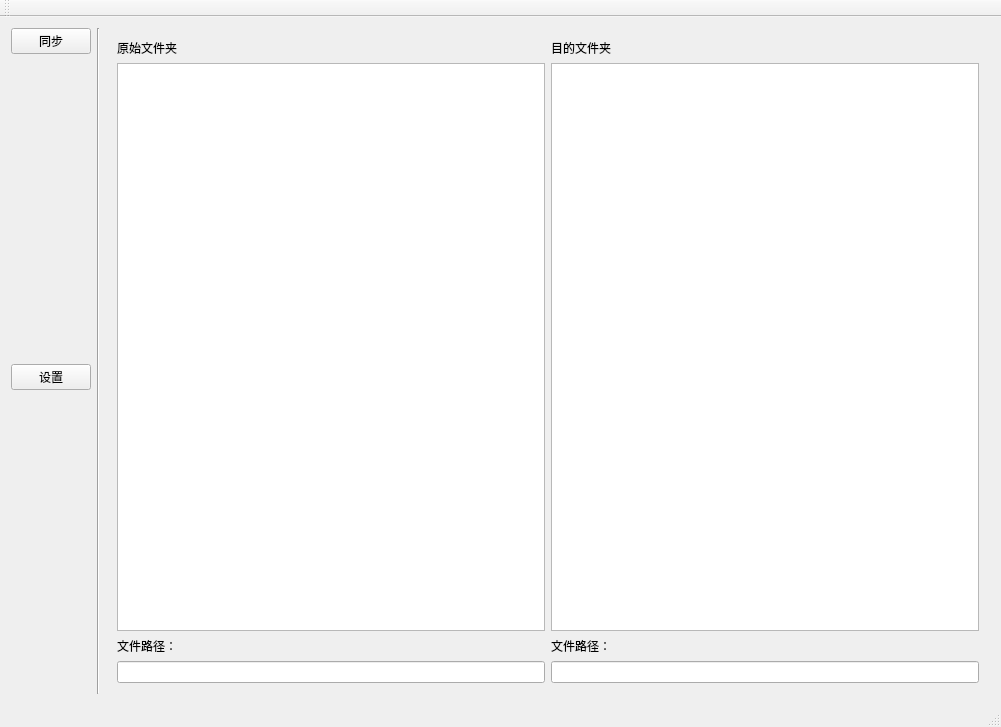
<?xml version="1.0" encoding="UTF-8"?>
<ui version="4.0">
 <class>MainWindow</class>
 <widget class="QMainWindow" name="MainWindow">
  <property name="geometry">
   <rect>
    <x>0</x>
    <y>0</y>
    <width>1001</width>
    <height>727</height>
   </rect>
  </property>
  <property name="windowTitle">
   <string>MainWindow</string>
  </property>
  <widget class="QWidget" name="centralWidget">
   <layout class="QHBoxLayout" name="horizontalLayout_4">
    <item>
     <layout class="QVBoxLayout" name="verticalLayout_4">
      <item>
       <widget class="QPushButton" name="ButtonSync">
        <property name="text">
         <string>同步</string>
        </property>
       </widget>
      </item>
      <item>
       <spacer name="verticalSpacer">
        <property name="orientation">
         <enum>Qt::Vertical</enum>
        </property>
        <property name="sizeType">
         <enum>QSizePolicy::Expanding</enum>
        </property>
        <property name="sizeHint" stdset="0">
         <size>
          <width>20</width>
          <height>40</height>
         </size>
        </property>
       </spacer>
      </item>
      <item>
       <widget class="QPushButton" name="Button_Setting">
        <property name="text">
         <string>设置</string>
        </property>
       </widget>
      </item>
      <item>
       <spacer name="verticalSpacer_2">
        <property name="orientation">
         <enum>Qt::Vertical</enum>
        </property>
        <property name="sizeHint" stdset="0">
         <size>
          <width>20</width>
          <height>40</height>
         </size>
        </property>
       </spacer>
      </item>
     </layout>
    </item>
    <item>
     <widget class="Line" name="line">
      <property name="orientation">
       <enum>Qt::Vertical</enum>
      </property>
     </widget>
    </item>
    <item>
     <widget class="QStackedWidget" name="stackedWidget">
      <property name="currentIndex">
       <number>0</number>
      </property>
      <widget class="QWidget" name="page">
       <layout class="QGridLayout" name="gridLayout">
        <item row="0" column="0">
         <layout class="QHBoxLayout" name="horizontalLayout">
          <item>
           <layout class="QVBoxLayout" name="verticalLayout">
            <item>
             <widget class="QLabel" name="label">
              <property name="text">
               <string>原始文件夹</string>
              </property>
             </widget>
            </item>
            <item>
             <widget class="QTreeView" name="treeView"/>
            </item>
            <item>
             <widget class="QLabel" name="label_3">
              <property name="text">
               <string>文件路径：</string>
              </property>
             </widget>
            </item>
            <item>
             <widget class="QLineEdit" name="lineEdit"/>
            </item>
           </layout>
          </item>
          <item>
           <layout class="QVBoxLayout" name="verticalLayout_2">
            <item>
             <widget class="QLabel" name="label_2">
              <property name="text">
               <string>目的文件夹</string>
              </property>
             </widget>
            </item>
            <item>
             <widget class="QTreeView" name="treeViews"/>
            </item>
            <item>
             <widget class="QLabel" name="label_4">
              <property name="text">
               <string>文件路径：</string>
              </property>
             </widget>
            </item>
            <item>
             <widget class="QLineEdit" name="lineEdits"/>
            </item>
           </layout>
          </item>
         </layout>
        </item>
       </layout>
      </widget>
      <widget class="QWidget" name="page_2">
       <widget class="QWidget" name="layoutWidget">
        <property name="geometry">
         <rect>
          <x>220</x>
          <y>110</y>
          <width>104</width>
          <height>521</height>
         </rect>
        </property>
        <layout class="QVBoxLayout" name="verticalLayout_3">
         <item>
          <widget class="QCheckBox" name="checkBox">
           <property name="text">
            <string>左侧优先</string>
           </property>
          </widget>
         </item>
         <item>
          <spacer name="verticalSpacer_3">
           <property name="orientation">
            <enum>Qt::Vertical</enum>
           </property>
           <property name="sizeHint" stdset="0">
            <size>
             <width>20</width>
             <height>40</height>
            </size>
           </property>
          </spacer>
         </item>
         <item>
          <widget class="QCheckBox" name="checkBox_2">
           <property name="text">
            <string>右侧优先</string>
           </property>
          </widget>
         </item>
         <item>
          <spacer name="verticalSpacer_4">
           <property name="orientation">
            <enum>Qt::Vertical</enum>
           </property>
           <property name="sizeHint" stdset="0">
            <size>
             <width>20</width>
             <height>40</height>
            </size>
           </property>
          </spacer>
         </item>
         <item>
          <widget class="QCheckBox" name="checkBox_3">
           <property name="text">
            <string>新文件优先</string>
           </property>
          </widget>
         </item>
        </layout>
       </widget>
       <widget class="QDialogButtonBox" name="buttonBox">
        <property name="geometry">
         <rect>
          <x>620</x>
          <y>550</y>
          <width>193</width>
          <height>28</height>
         </rect>
        </property>
        <property name="standardButtons">
         <set>QDialogButtonBox::Cancel|QDialogButtonBox::Ok</set>
        </property>
       </widget>
       <widget class="QWidget" name="layoutWidget">
        <property name="geometry">
         <rect>
          <x>20</x>
          <y>110</y>
          <width>93</width>
          <height>181</height>
         </rect>
        </property>
        <layout class="QVBoxLayout" name="verticalLayout_5">
         <item>
          <widget class="QCheckBox" name="checkBox_4">
           <property name="text">
            <string>单向同步</string>
           </property>
          </widget>
         </item>
         <item>
          <spacer name="verticalSpacer_5">
           <property name="orientation">
            <enum>Qt::Vertical</enum>
           </property>
           <property name="sizeHint" stdset="0">
            <size>
             <width>20</width>
             <height>40</height>
            </size>
           </property>
          </spacer>
         </item>
         <item>
          <widget class="QCheckBox" name="checkBox_5">
           <property name="text">
            <string>双向同步</string>
           </property>
          </widget>
         </item>
        </layout>
       </widget>
       <widget class="Line" name="line_2">
        <property name="geometry">
         <rect>
          <x>-10</x>
          <y>80</y>
          <width>881</width>
          <height>21</height>
         </rect>
        </property>
        <property name="orientation">
         <enum>Qt::Horizontal</enum>
        </property>
       </widget>
       <widget class="Line" name="line_3">
        <property name="geometry">
         <rect>
          <x>160</x>
          <y>90</y>
          <width>20</width>
          <height>551</height>
         </rect>
        </property>
        <property name="orientation">
         <enum>Qt::Vertical</enum>
        </property>
       </widget>
       <widget class="Line" name="line_4">
        <property name="geometry">
         <rect>
          <x>410</x>
          <y>90</y>
          <width>21</width>
          <height>551</height>
         </rect>
        </property>
        <property name="orientation">
         <enum>Qt::Vertical</enum>
        </property>
       </widget>
       <widget class="Line" name="line_5">
        <property name="geometry">
         <rect>
          <x>-10</x>
          <y>630</y>
          <width>881</width>
          <height>20</height>
         </rect>
        </property>
        <property name="orientation">
         <enum>Qt::Horizontal</enum>
        </property>
       </widget>
       <widget class="QWidget" name="layoutWidget">
        <property name="geometry">
         <rect>
          <x>480</x>
          <y>120</y>
          <width>341</width>
          <height>25</height>
         </rect>
        </property>
        <layout class="QHBoxLayout" name="horizontalLayout_3">
         <item>
          <widget class="QRadioButton" name="radioButton">
           <property name="text">
            <string>定时更新</string>
           </property>
          </widget>
         </item>
         <item>
          <widget class="QLabel" name="label_5">
           <property name="text">
            <string>定时更新时间</string>
           </property>
          </widget>
         </item>
         <item>
          <layout class="QHBoxLayout" name="horizontalLayout_2">
           <item>
            <widget class="QComboBox" name="comboBox">
             <item>
              <property name="text">
               <string>10分钟</string>
              </property>
             </item>
             <item>
              <property name="text">
               <string>30分钟</string>
              </property>
             </item>
             <item>
              <property name="text">
               <string>1小时</string>
              </property>
             </item>
             <item>
              <property name="text">
               <string>12小时</string>
              </property>
             </item>
             <item>
              <property name="text">
               <string>24小时</string>
              </property>
             </item>
            </widget>
           </item>
          </layout>
         </item>
        </layout>
       </widget>
       <widget class="QRadioButton" name="radioButton_2">
        <property name="geometry">
         <rect>
          <x>480</x>
          <y>180</y>
          <width>115</width>
          <height>19</height>
         </rect>
        </property>
        <property name="text">
         <string>自动同步</string>
        </property>
       </widget>
      </widget>
     </widget>
    </item>
   </layout>
  </widget>
  <widget class="QMenuBar" name="menuBar">
   <property name="geometry">
    <rect>
     <x>0</x>
     <y>0</y>
     <width>1001</width>
     <height>26</height>
    </rect>
   </property>
  </widget>
  <widget class="QToolBar" name="mainToolBar">
   <attribute name="toolBarArea">
    <enum>TopToolBarArea</enum>
   </attribute>
   <attribute name="toolBarBreak">
    <bool>false</bool>
   </attribute>
  </widget>
  <widget class="QStatusBar" name="statusBar"/>
 </widget>
 <layoutdefault spacing="6" margin="11"/>
 <resources/>
 <connections/>
</ui>
